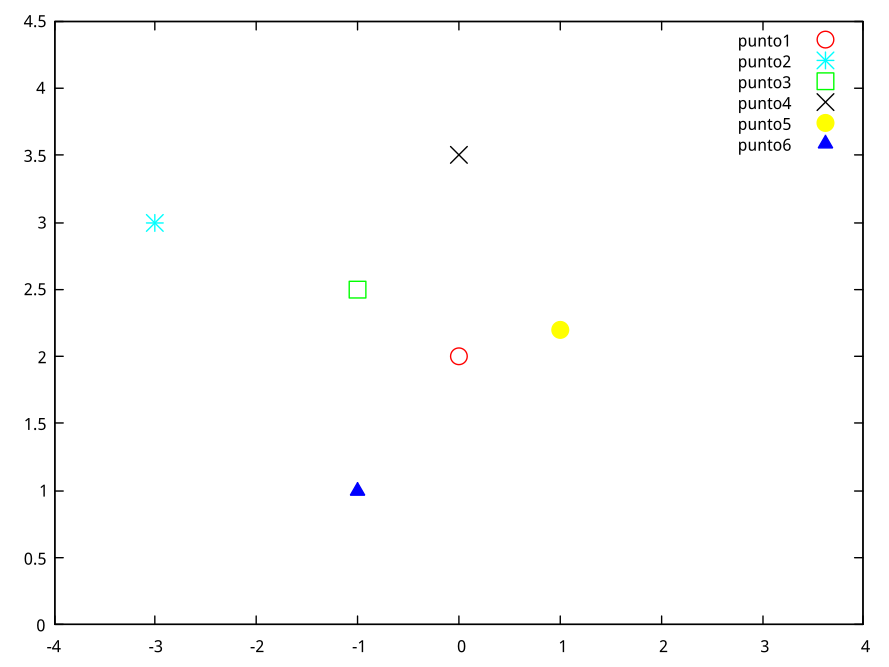

Reproduce this figure in gnuplot.
punto1="<echo 0 2"
punto2="<echo -3 3"
punto3="<echo -1 2.5"
punto4="<echo 0 3.5"
punto5="<echo 1 2.2"
punto6="<echo -1 1"

plot[-4:4][0:4.5] punto1 pt 6 ps 2 lc rgb 'red',\
                  punto2 pt 3 ps 2 lc rgb 'cyan',\
                  punto3 pt 4 ps 2 lc rgb 'green',\
                  punto4 pt 2 ps 2 lc rgb 'black',\
                  punto5 pt 22 ps 2 lc rgb 'yellow',\
                  punto6 pt 24 ps 2 lc rgb 'blue'
  
